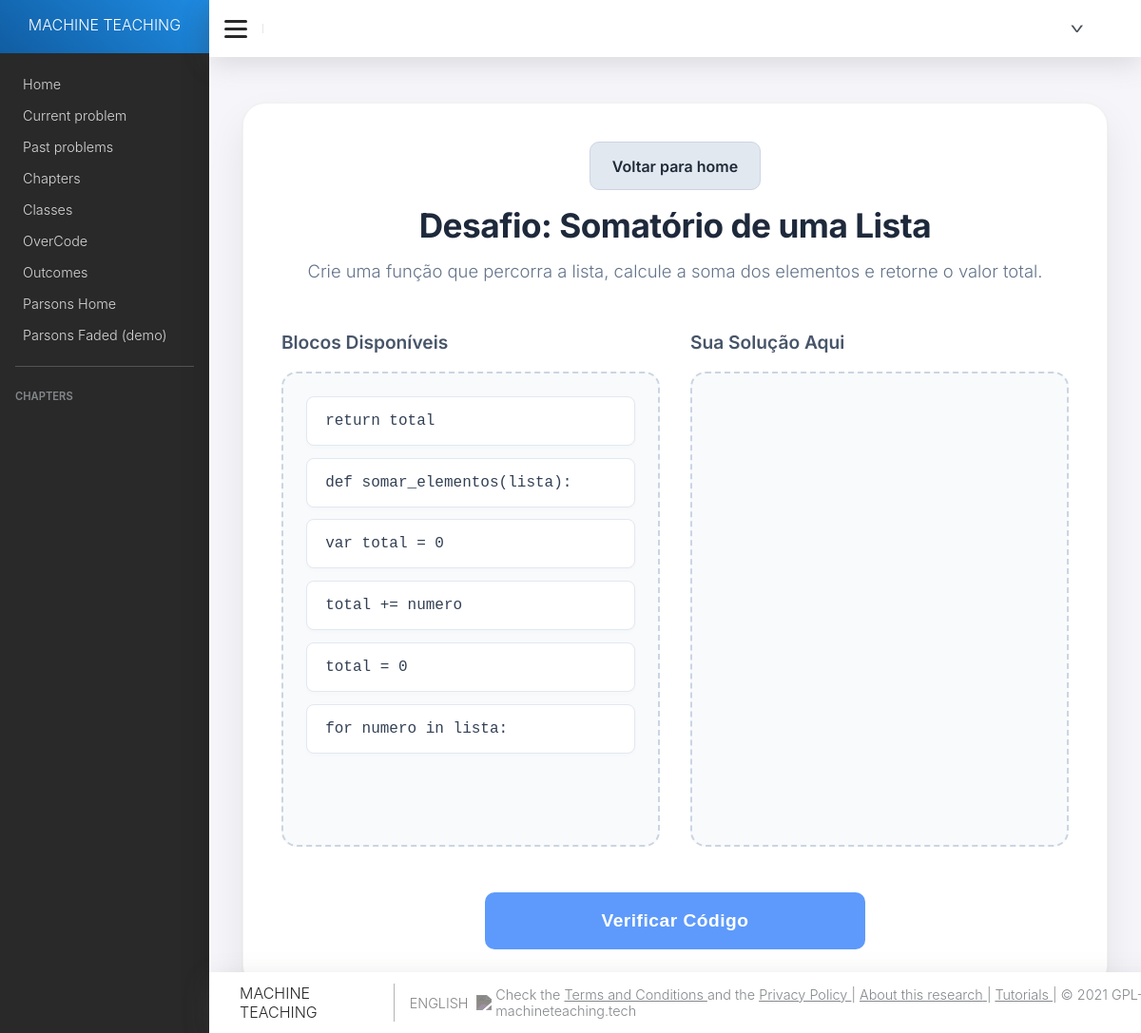
The page /parsons/6/ (signed in) on the database its author committed.
### parsons/models.py (models this page shows, shortened)
class Problem(models.Model):
    QUESTION_TYPES = (("C", "Code"),
                      ("M", "Multiple Choice"),
                      ("T", "Text"),
                      ("P", "Parsons Problem"))
    question_type = models.CharField(max_length=2, choices=QUESTION_TYPES,
                                     default="C")
    title = models.CharField(max_length=200, blank=False)
    content = models.TextField(blank=False)
    options = models.TextField(blank=True)
    difficulty = models.CharField(max_length=200, blank=True)
    link = models.URLField(blank=True)
    retrieved_date = models.DateTimeField(blank=True, auto_now_add=True)
    crawler = models.CharField(max_length=200, blank=True)
    hint = models.TextField(blank=True)
    objects = ProblemManager()
    chapter = models.ManyToManyField(Chapter, through='ExerciseSet')
    test_case_generator = models.TextField(blank=True, null=True)
    history = HistoricalRecords()
    class Meta:
        verbose_name = ('Problem')
        verbose_name_plural = ('Problems')

### parsons/views.py (the view)
# urls.py: path('<int:problem_id>/', views.show_problem, name='show_problem'),
@login_required
def show_problem(request, problem_id):
     problema = get_object_or_404(Problem, id=problem_id, question_type='P')
     context = get_problem(problem_id)
     if problema.question_type == 'P':
         return resolver_parsons(request, problem_id)
     return render(request, 'questions/show_problem.html', context)

### parsons/get_problem.py (called while the page is built)
def get_problem(problem_id):
    problem = Problem.objects.get(pk=problem_id)
    problem.content = problem.content.replace('\`','`').replace('`','\`').replace('(<','(').replace('>)',')')
    options = problem.options.split("\r\n\r\n")
    LOGGER.debug("Got problem %d", problem.id)
    dictSolutions = {}
    solutions = Solution.objects.filter(problem=problem, ignore=False)  #Pegando soluções de todas as linguagens
    func_name = solutions.first().header   #Pegando o nome da função
    context = {
        "problem": problem,
        "options": options,
        "problem_func_name": func_name,
        "title": _('Problem'),
    }
    return context

### parsons/views.py (called while the page is built)
def verifica_indentacao(linha):
    espacos_iniciais = len(linha) - len(linha.lstrip())
    nivel_indentacao = espacos_iniciais // 4
    texto_limpo = linha.strip()
    return nivel_indentacao, texto_limpo

### parsons/templates/parsons.html (shortened to what this page needs)
{% extends "base.html" %} {% load static %} {% load i18n %} {% block content %}
<link
  rel="stylesheet"
  href="https://cdnjs.cloudflare.com/ajax/libs/font-awesome/6.4.0/css/all.min.css"
/>
<div class="parsons-container">
  <div class="parsons-header">
    <div class="parsons-header-nav">
      <a class="button-secondary" href="{% url 'parsons_home' %}"
        >Voltar para home</a
      >
    </div>
    <h2>Desafio: {{ problema.title }}</h2>
    <p>{{ problema.content }}</p>
  </div>
  <div class="workspace">
    <div class="workspace-column">
      <h3>Blocos Disponíveis</h3>
      <div id="blocos-disponiveis" class="caixa">
        {% for linha in linhas_embaralhadas %}
        <div class="linha-codigo" data-codigo="{{ linha }}" data-indent="0">
          <span class="codigo-texto">{{ linha }}</span>
        </div>
        {% endfor %}
      </div>
    </div>
    <div class="workspace-column">
      <h3>Sua Solução Aqui</h3>
      <div id="area-solucao" class="caixa"></div>
    </div>
  </div>
  <div class="action-container">
    <button class="btn-verificar" onclick="validarResposta()">
      Verificar Código
    </button>
  </div>
</div>
{% endblock %}

### parsons/static/css/styles.css (style rules this page uses)
html { box-sizing: border-box; }
html, body { height: 100%; }
*, *:before, *:after { box-sizing: inherit; }
:root { --primary: #2196F3; --box-shadow: rgba(100, 100, 111, 0.2) 0px 7px 29px 0px; --text-color: rgb(41, 41, 41); --red: rgb(255, 65, 65); --green: rgb(84, 210, 87); --yellow: #FEC809; }
body { margin: 0; font-family: Nunito, -apple-system, BlinkMacSystemFont, Segoe UI, Roboto, Helvetica Neue, Arial, Noto Sans, sans-serif, Apple Color Emoji, Segoe UI Emoji, Segoe UI Symbol, Noto Color Emoji !important; font-weight: 300; color: var(--text-color); font-size: 1rem; }
div { box-sizing: border-box; cursor: default; }
h1,h2,h3,h4,h5 { margin: 1.5rem 0 1rem 0; margin-top: 0; font-family: inherit; font-weight: 500; line-height: 1.2; color: var(--text-color); cursor: default; }
h3 { margin-bottom: 1rem; }
p { cursor: default; }
span { cursor: default; }
a { color: var(--text-color); text-decoration: none; cursor: pointer; }
.parsons-container { font-family: 'Inter', sans-serif; width: 96%; max-width: 1400px; margin: 2rem auto; padding: 2.5rem; background: #ffffff; border-radius: 24px; box-shadow: 0 20px 40px rgba(0, 0, 0, 0.08), 0 1px 3px rgba(0, 0, 0, 0.05); border: 1px solid rgba(0, 0, 0, 0.05); }
.parsons-header { text-align: center; margin-bottom: 3rem; }
.parsons-header h2 { font-size: 2.2rem; font-weight: 700; color: #1e293b; margin-bottom: 0.8rem; letter-spacing: -0.5px; }
.parsons-header p { color: #64748b; font-size: 1.15rem; max-width: 800px; margin: 0 auto; line-height: 1.6; }
.workspace { display: flex; gap: 2rem; margin-bottom: 2rem; }
.workspace-column { flex: 1; display: flex; flex-direction: column; }
.workspace-column h3 { font-size: 1.2rem; font-weight: 600; color: #475569; margin-bottom: 1.2rem; display: flex; align-items: center; gap: 0.5rem; }
.caixa { flex: 1; min-height: 500px; background: #f8fafc; border: 2px dashed #cbd5e1; border-radius: 16px; padding: 1.5rem; transition: all 0.3s ease; display: flex; flex-direction: column; gap: 0.8rem; }
.linha-codigo { background: #ffffff; border: 1px solid #e2e8f0; border-radius: 8px; padding: 1rem 1.2rem; font-family: 'Fira Code', 'Courier New', Courier, monospace; font-size: 1rem; color: #334155; cursor: grab; box-shadow: 0 2px 4px rgba(0, 0, 0, 0.02); transition: all 0.2s ease; user-select: none; position: relative; display: flex; align-items: center; justify-content: space-between; word-break: break-word; }
.codigo-texto { flex: 1; }
.action-container { text-align: center; margin-top: 3rem; }
.button-secondary { display: inline-block; margin-bottom: 1rem; padding: 0.9rem 1.4rem; border-radius: 10px; background: #e2e8f0; color: #1f2937; text-decoration: none; font-weight: 600; border: 1px solid #cbd5e1; }
.btn-verificar { background: linear-gradient(135deg, #5e9afb 0%, #5e9afb 100%); color: white; border: none; padding: 1.2rem 3rem; font-size: 1.2rem; font-weight: 600; border-radius: 10px; cursor: pointer; transition: all 0.3s cubic-bezier(0.4, 0, 0.2, 1); letter-spacing: 0.5px; width: 100%; max-width: 400px; }

### rows shown on the page
Problem: title "Somatório de uma Lista", content "Crie uma função que percorra a lista, calcule a soma dos elementos e retorne o valor total."

### other values the page prints
{{ linha }} "return total" "def somar_elementos(lista):" "var total = 0" "total += numero" "total = 0" "for numero in lista:"
